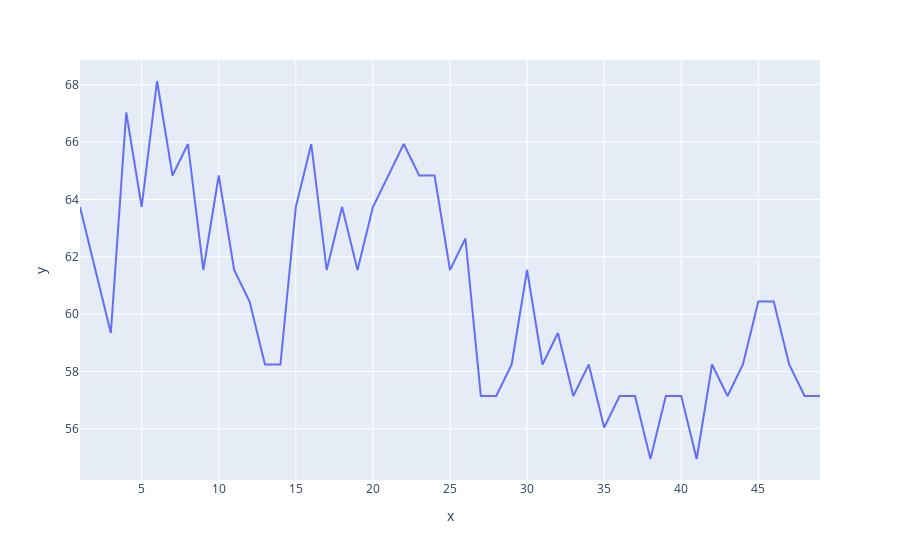

Notebook source saved alongside this figure:
### Code cell
px.line(x=k_range,y=scores_list)

### Figure 1 — Plotly figure (JSON) as saved in the notebook; plotly's stock layout.template omitted (floating-point values rounded to 4 significant figures)
{"data": [{"hovertemplate": "x=%{x}<br>y=%{y}<extra></extra>", "legendgroup": "", "line": {"color": "#636efa", "dash": "solid"}, "mode": "lines", "name": "", "showlegend": false, "type": "scatter", "x": [1, 2, 3, 4, 5, 6, 7, 8, 9, 10, 11, 12, 13, 14, 15, 16, 17, 18, 19, 20, 21, 22, 23, 24, 25, 26, 27, 28, 29, 30, 31, 32, 33, 34, 35, 36, 37, 38, 39, 40, 41, 42, 43, 44, 45, 46, 47, 48, 49], "xaxis": "x", "y": [63.74, 61.54, 59.34, 67.03, 63.74, 68.13, 64.84, 65.93, 61.54, 64.84, 61.54, 60.44, 58.24, 58.24, 63.74, 65.93, 61.54, 63.74, 61.54, 63.74, 64.84, 65.93, 64.84, 64.84, 61.54, 62.64, 57.14, 57.14, 58.24, 61.54, 58.24, 59.34, 57.14, 58.24, 56.04, 57.14, 57.14, 54.95, 57.14, 57.14, 54.95, 58.24, 57.14, 58.24, 60.44, 60.44, 58.24, 57.14, 57.14], "yaxis": "y"}], "layout": {"legend": {"tracegroupgap": 0}, "margin": {"t": 60}, "xaxis": {"anchor": "y", "domain": [0, 1], "title": {"text": "x"}}, "yaxis": {"anchor": "x", "domain": [0, 1], "title": {"text": "y"}}}}
